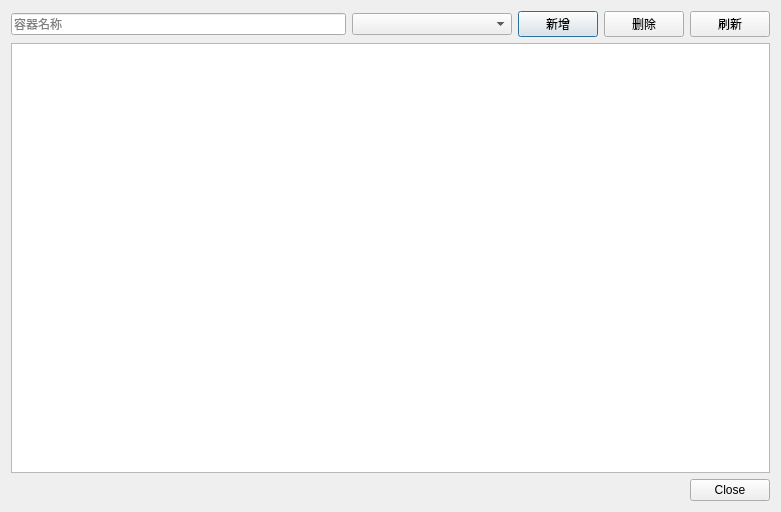
<?xml version="1.0" encoding="UTF-8"?>
<ui version="4.0">
 <class>ContainerTreeDialog</class>
 <widget class="QDialog" name="ContainerTreeDialog">
  <property name="geometry">
   <rect>
    <x>0</x>
    <y>0</y>
    <width>781</width>
    <height>512</height>
   </rect>
  </property>
  <property name="windowTitle">
   <string>容器层级</string>
  </property>
  <layout class="QVBoxLayout" name="verticalLayout">
   <item>
    <layout class="QHBoxLayout" name="topLayout">
     <item>
      <widget class="QLineEdit" name="editName">
       <property name="placeholderText">
        <string>容器名称</string>
       </property>
      </widget>
     </item>
     <item>
      <widget class="QComboBox" name="comboType">
       <property name="minimumSize">
        <size>
         <width>160</width>
         <height>0</height>
        </size>
       </property>
      </widget>
     </item>
     <item>
      <widget class="QPushButton" name="btnAdd">
       <property name="text">
        <string>新增</string>
       </property>
      </widget>
     </item>
     <item>
      <widget class="QPushButton" name="btnRemove">
       <property name="text">
        <string>删除</string>
       </property>
      </widget>
     </item>
     <item>
      <widget class="QPushButton" name="btnRefresh">
       <property name="text">
        <string>刷新</string>
       </property>
      </widget>
     </item>
    </layout>
   </item>
   <item>
    <widget class="QTreeView" name="treeView">
     <property name="alternatingRowColors">
      <bool>true</bool>
     </property>
    </widget>
   </item>
   <item>
    <widget class="QDialogButtonBox" name="buttonBox">
     <property name="orientation">
      <enum>Qt::Horizontal</enum>
     </property>
     <property name="standardButtons">
      <set>QDialogButtonBox::Close</set>
     </property>
    </widget>
   </item>
  </layout>
 </widget>
 <resources/>
 <connections/>
</ui>
